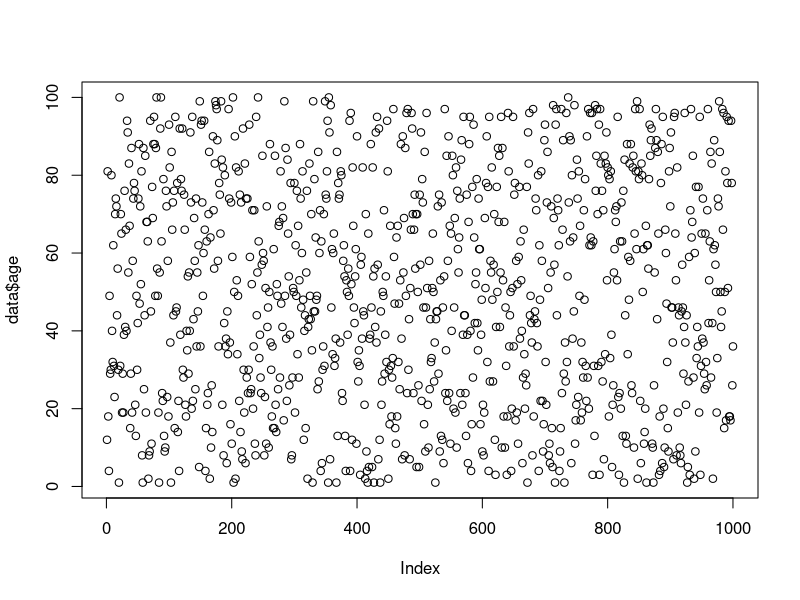

This figure's R source:
# *------------------------------------------------------------------
# | PROGRAM NAME: Practica R
# | DATE: 23/01/17
# | CREATED BY: Ortiz Ramirez Eduardo Alejandro  
# | PROJECT FILE: graficas.R              
# *----------------------------------------------------------------
# | PURPOSE: Aprender mas de codigo R         
# |
# *------------------------------------------------------------------
# | COMMENTS:               
# |
# |  1:  
# |  2: 
# |  3: 
# |*------------------------------------------------------------------
# | DATA USED:               
# | Random Data de MOCK_DATA.csv
# |
# |*------------------------------------------------------------------
# | CONTENTS:               
# |
# |  PART 1:  
# |  PART 2: 
# |  PART 3: 
# *-----------------------------------------------------------------
# | UPDATES:               
# |
# |
# *------------------------------------------------------------------
list.files()
data<-read.csv("MOCK_DATA.csv")
plot(data$age)
# *------------------------------------------------------------------
# |                
# |
# |   
# |
# |                
# *-----------------------------------------------------------------

# *------------------------------------------------------------------
# |                       
# *-----------------------------------------------------------------